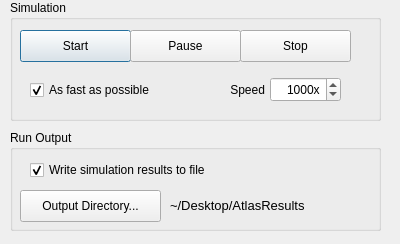
<?xml version="1.0" encoding="UTF-8"?>
<ui version="4.0">
 <class>SimulationControlWindow</class>
 <widget class="QDialog" name="SimulationControlWindow">
  <property name="geometry">
   <rect>
    <x>0</x>
    <y>0</y>
    <width>400</width>
    <height>244</height>
   </rect>
  </property>
  <property name="windowTitle">
   <string>Dialog</string>
  </property>
  <widget class="QGroupBox" name="controlsBox">
   <property name="enabled">
    <bool>true</bool>
   </property>
   <property name="geometry">
    <rect>
     <x>10</x>
     <y>0</y>
     <width>371</width>
     <height>121</height>
    </rect>
   </property>
   <property name="title">
    <string>Simulation</string>
   </property>
   <widget class="QCheckBox" name="infiniteSpeedCheckBox">
    <property name="geometry">
     <rect>
      <x>20</x>
      <y>80</y>
      <width>131</width>
      <height>20</height>
     </rect>
    </property>
    <property name="text">
     <string>As fast as possible</string>
    </property>
    <property name="checked">
     <bool>true</bool>
    </property>
   </widget>
   <widget class="QPushButton" name="startButton">
    <property name="geometry">
     <rect>
      <x>10</x>
      <y>30</y>
      <width>111</width>
      <height>32</height>
     </rect>
    </property>
    <property name="text">
     <string>Start</string>
    </property>
   </widget>
   <widget class="QPushButton" name="pauseButton">
    <property name="geometry">
     <rect>
      <x>120</x>
      <y>30</y>
      <width>111</width>
      <height>32</height>
     </rect>
    </property>
    <property name="text">
     <string>Pause</string>
    </property>
   </widget>
   <widget class="QPushButton" name="stopButton">
    <property name="geometry">
     <rect>
      <x>230</x>
      <y>30</y>
      <width>111</width>
      <height>32</height>
     </rect>
    </property>
    <property name="text">
     <string>Stop</string>
    </property>
   </widget>
   <widget class="QSpinBox" name="speedBox">
    <property name="geometry">
     <rect>
      <x>260</x>
      <y>77</y>
      <width>71</width>
      <height>25</height>
     </rect>
    </property>
    <property name="alignment">
     <set>Qt::AlignRight|Qt::AlignTrailing|Qt::AlignVCenter</set>
    </property>
    <property name="suffix">
     <string>x</string>
    </property>
    <property name="minimum">
     <number>1</number>
    </property>
    <property name="maximum">
     <number>10000</number>
    </property>
    <property name="value">
     <number>1000</number>
    </property>
   </widget>
   <widget class="QLabel" name="speedLabel">
    <property name="geometry">
     <rect>
      <x>204</x>
      <y>80</y>
      <width>51</width>
      <height>20</height>
     </rect>
    </property>
    <property name="text">
     <string>Speed</string>
    </property>
    <property name="alignment">
     <set>Qt::AlignRight|Qt::AlignTrailing|Qt::AlignVCenter</set>
    </property>
   </widget>
  </widget>
  <widget class="QGroupBox" name="groupBox">
   <property name="geometry">
    <rect>
     <x>10</x>
     <y>130</y>
     <width>371</width>
     <height>101</height>
    </rect>
   </property>
   <property name="title">
    <string>Run Output</string>
   </property>
   <widget class="QCheckBox" name="writeResultsToFileCheckBox">
    <property name="geometry">
     <rect>
      <x>20</x>
      <y>30</y>
      <width>221</width>
      <height>20</height>
     </rect>
    </property>
    <property name="text">
     <string>Write simulation results to file</string>
    </property>
    <property name="checked">
     <bool>true</bool>
    </property>
   </widget>
   <widget class="QLabel" name="label">
    <property name="geometry">
     <rect>
      <x>160</x>
      <y>65</y>
      <width>201</width>
      <height>20</height>
     </rect>
    </property>
    <property name="font">
     <font>
      <pointsize>10</pointsize>
     </font>
    </property>
    <property name="text">
     <string>~/Desktop/AtlasResults</string>
    </property>
   </widget>
   <widget class="QPushButton" name="pushButton">
    <property name="geometry">
     <rect>
      <x>10</x>
      <y>60</y>
      <width>141</width>
      <height>32</height>
     </rect>
    </property>
    <property name="text">
     <string>Output Directory...</string>
    </property>
   </widget>
  </widget>
 </widget>
 <resources/>
 <connections/>
</ui>
